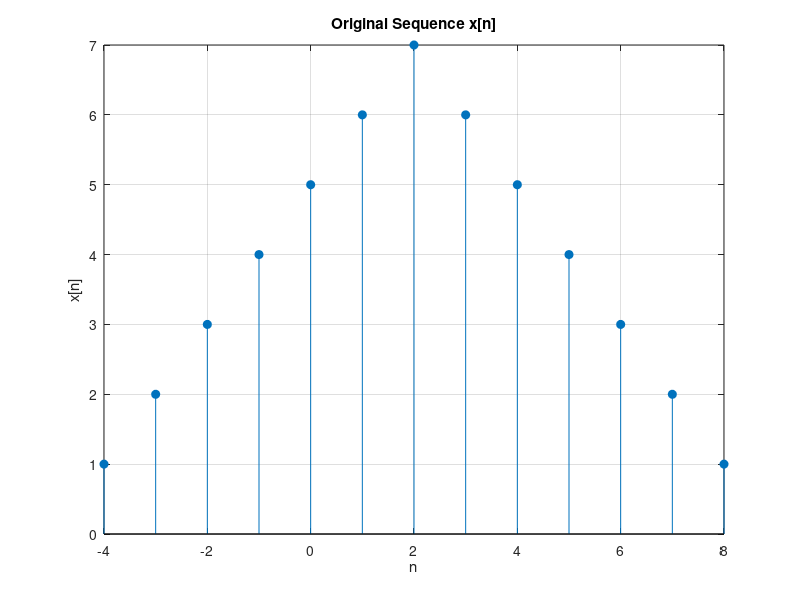
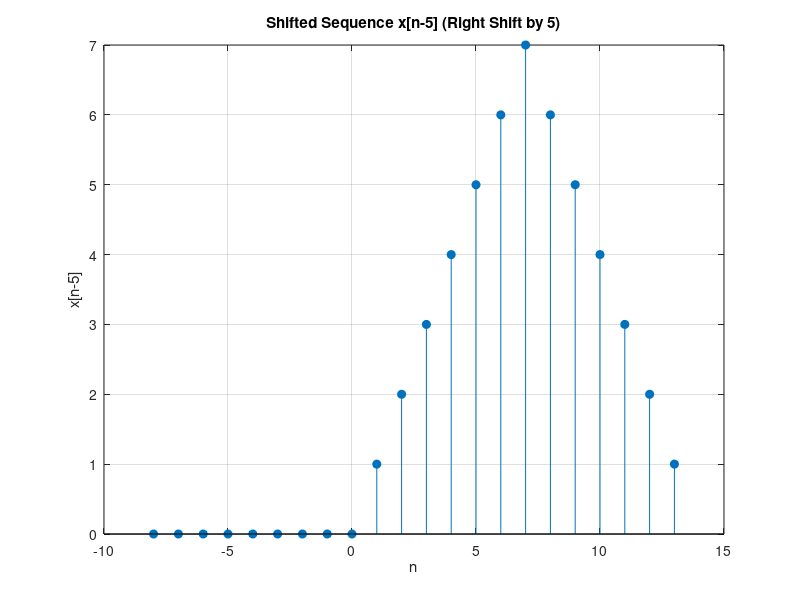
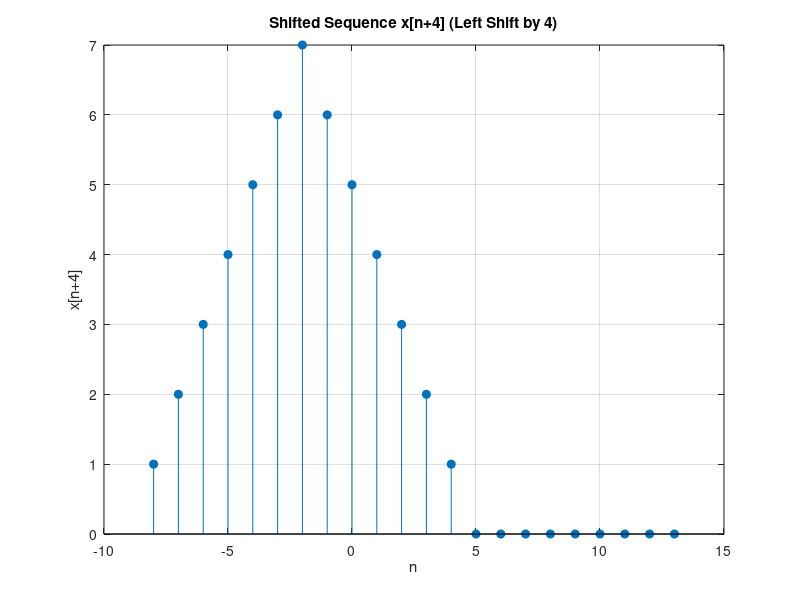
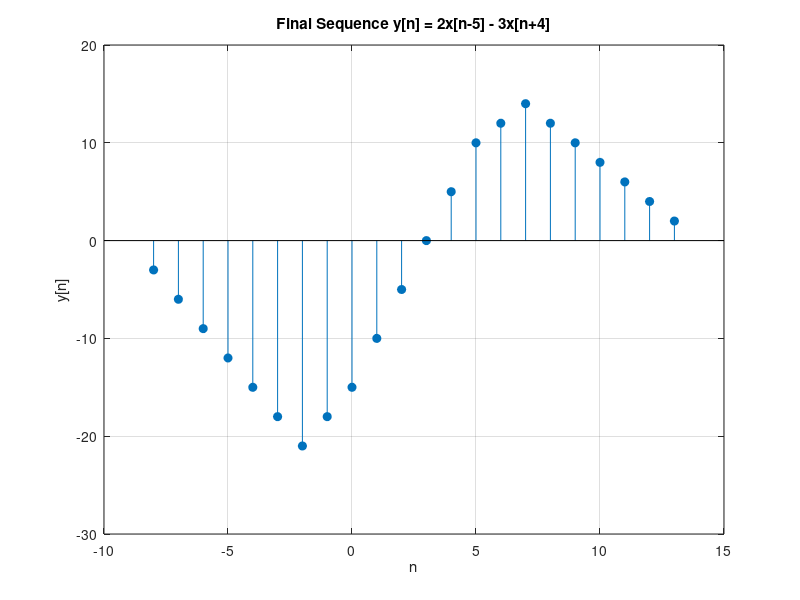

Recreate these plots in MATLAB, in order.
%: Let x[n]={1,2,3,4,5,6,7,6,5,4,3,2,1}.Here bold number indicates the 0 index.
%Determine and plot the following sequences. y[n]=2x[n−5]−3x[n+4].

clc; clear; close all;
 
% Original sequence definition
 
x = [1 2 3 4 5 6 7 6 5 4 3 2 1];  % x[n]
x_n = -4:8;                       % indices for x[n]
 
 
% Plot the original sequence x[n]
 
figure;
stem(x_n, x, 'filled');           % stem plot of x[n]
xlabel('n'); 
ylabel('x[n]');
title('Original Sequence x[n]');
grid on;
 
 
% Prepare for shifting operations
 
y_n = -8:13;                      % union range to cover both shifts
x1 = zeros(1,length(y_n));        % preallocate for x[n-5]
x2 = zeros(1,length(y_n));        % preallocate for x[n+4]
 
 
% Compute shifted sequences with zero-padding
 
for k = 1:length(y_n)
    n = y_n(k);
    
    % ----- Compute x[n-5] -----
    idx1 = find(x_n == n-5);      % find index where n-5 exists
    if ~isempty(idx1)
        x1(k) = x(idx1);          % assign value if exists
    else
        x1(k) = 0;                % zero-padding if index out of range
    end
    
    % ----- Compute x[n+4] -----
    idx2 = find(x_n == n+4);      % find index where n+4 exists
    if ~isempty(idx2)
        x2(k) = x(idx2);          % assign value if exists
    else
        x2(k) = 0;                % zero-padding if index out of range
    end
end
 
 
% Plot shifted sequence x[n-5]
 
figure;
stem(y_n, x1, 'filled');
xlabel('n'); 
ylabel('x[n-5]');
title('Shifted Sequence x[n-5] (Right Shift by 5)');
grid on;
 
% Plot shifted sequence x[n+4]
 
figure;
stem(y_n, x2, 'filled');
xlabel('n'); 
ylabel('x[n+4]');
title('Shifted Sequence x[n+4] (Left Shift by 4)');
grid on;
 
% Compute and plot final output y[n]
 
y = 2*x1 - 3*x2;         % linear combination
 figure;
stem(y_n, y, 'filled');
xlabel('n'); 
ylabel('y[n]');
title('Final Sequence y[n] = 2x[n-5] - 3x[n+4]');
grid on;
